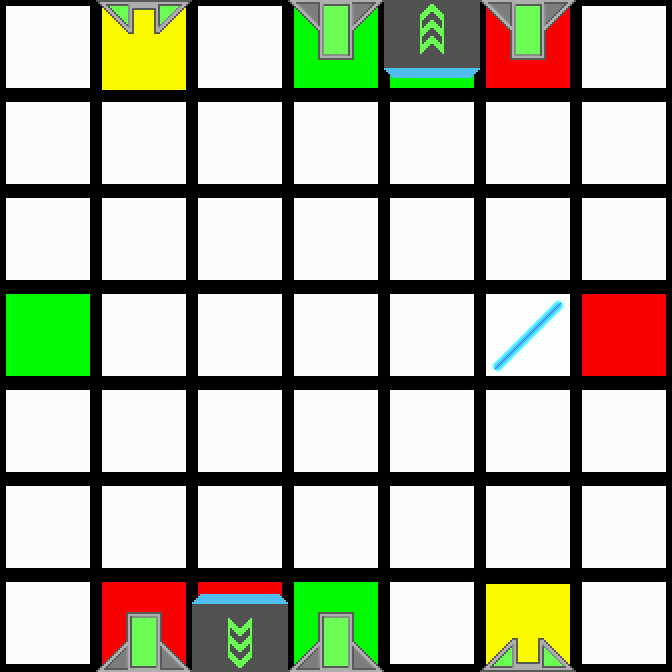

A level layout from a 2D game, rendered from its tile map. Below: a short description, then the map file with its tile-grid data intact:
An orthogonal 7x7 tile map with 96x96 px tiles, 2 tile layers (Colors, Tiles).

<map version="1.0" orientation="orthogonal" renderorder="right-down" width="7" height="7" tilewidth="96" tileheight="96">
 <properties>
  <property name="AvailableColors" value="0, 0, 1, 0, 0, 0" />
  <property name="AvailableTiles" value="2, 1, 25, 27, 12, 14" />
 </properties>
 <tileset firstgid="1" source="../tiles.tsx" />
 <layer name="Colors" width="7" height="7">
  <data encoding="csv">
87,84,87,82,82,81,87,
87,87,87,87,87,87,87,
87,87,87,87,87,87,87,
82,87,87,87,87,87,81,
87,87,87,87,87,87,87,
87,87,87,87,87,87,87,
87,81,81,82,87,84,87
</data>
 </layer>
 <layer name="Tiles" width="7" height="7">
  <data encoding="csv">
1,11,1,7,21,7,1,
1,1,1,1,1,1,1,
1,1,1,1,1,1,1,
1,1,1,1,1,2,1,
1,1,1,1,1,1,1,
1,1,1,1,1,1,1,
1,5,23,5,1,9,1
</data>
 </layer>
</map>
